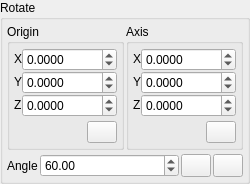
            <widget class="QGroupBox" name="RotateGroup" >
             <property name="sizePolicy" >
              <sizepolicy>
               <hsizetype>1</hsizetype>
               <vsizetype>1</vsizetype>
               <horstretch>0</horstretch>
               <verstretch>0</verstretch>
              </sizepolicy>
             </property>
             <property name="title" >
              <string>Rotate</string>
             </property>
             <layout class="QVBoxLayout" >
              <property name="margin" >
               <number>4</number>
              </property>
              <property name="spacing" >
               <number>4</number>
              </property>
              <item>
               <layout class="QHBoxLayout" >
                <property name="margin" >
                 <number>0</number>
                </property>
                <property name="spacing" >
                 <number>2</number>
                </property>
                <item>
                 <widget class="QGroupBox" name="RotateOriginGroup" >
                  <property name="sizePolicy" >
                   <sizepolicy>
                    <hsizetype>5</hsizetype>
                    <vsizetype>1</vsizetype>
                    <horstretch>0</horstretch>
                    <verstretch>0</verstretch>
                   </sizepolicy>
                  </property>
                  <property name="title" >
                   <string>Origin</string>
                  </property>
                  <layout class="QVBoxLayout" >
                   <property name="margin" >
                    <number>4</number>
                   </property>
                   <property name="spacing" >
                    <number>4</number>
                   </property>
                   <item>
                    <layout class="QGridLayout" >
                     <property name="margin" >
                      <number>0</number>
                     </property>
                     <property name="spacing" >
                      <number>0</number>
                     </property>
                     <item row="0" column="0" >
                      <widget class="QLabel" name="label" >
                       <property name="sizePolicy" >
                        <sizepolicy>
                         <hsizetype>0</hsizetype>
                         <vsizetype>0</vsizetype>
                         <horstretch>0</horstretch>
                         <verstretch>0</verstretch>
                        </sizepolicy>
                       </property>
                       <property name="text" >
                        <string>X</string>
                       </property>
                      </widget>
                     </item>
                     <item row="2" column="0" >
                      <widget class="QLabel" name="label_3" >
                       <property name="sizePolicy" >
                        <sizepolicy>
                         <hsizetype>0</hsizetype>
                         <vsizetype>0</vsizetype>
                         <horstretch>0</horstretch>
                         <verstretch>0</verstretch>
                        </sizepolicy>
                       </property>
                       <property name="text" >
                        <string>Z</string>
                       </property>
                      </widget>
                     </item>
                     <item row="1" column="0" >
                      <widget class="QLabel" name="label_2" >
                       <property name="sizePolicy" >
                        <sizepolicy>
                         <hsizetype>0</hsizetype>
                         <vsizetype>0</vsizetype>
                         <horstretch>0</horstretch>
                         <verstretch>0</verstretch>
                        </sizepolicy>
                       </property>
                       <property name="text" >
                        <string>Y</string>
                       </property>
                      </widget>
                     </item>
                     <item row="0" column="1" >
                      <widget class="QDoubleSpinBox" name="RotateOriginXSpin" >
                       <property name="sizePolicy" >
                        <sizepolicy>
                         <hsizetype>7</hsizetype>
                         <vsizetype>0</vsizetype>
                         <horstretch>0</horstretch>
                         <verstretch>0</verstretch>
                        </sizepolicy>
                       </property>
                       <property name="decimals" >
                        <number>4</number>
                       </property>
                       <property name="maximum" >
                        <double>10000.000000000000000</double>
                       </property>
                       <property name="minimum" >
                        <double>-10000.000000000000000</double>
                       </property>
                      </widget>
                     </item>
                     <item row="1" column="1" >
                      <widget class="QDoubleSpinBox" name="RotateOriginYSpin" >
                       <property name="sizePolicy" >
                        <sizepolicy>
                         <hsizetype>7</hsizetype>
                         <vsizetype>0</vsizetype>
                         <horstretch>0</horstretch>
                         <verstretch>0</verstretch>
                        </sizepolicy>
                       </property>
                       <property name="decimals" >
                        <number>4</number>
                       </property>
                       <property name="maximum" >
                        <double>10000.000000000000000</double>
                       </property>
                       <property name="minimum" >
                        <double>-10000.000000000000000</double>
                       </property>
                      </widget>
                     </item>
                     <item row="2" column="1" >
                      <widget class="QDoubleSpinBox" name="RotateOriginZSpin" >
                       <property name="sizePolicy" >
                        <sizepolicy>
                         <hsizetype>7</hsizetype>
                         <vsizetype>0</vsizetype>
                         <horstretch>0</horstretch>
                         <verstretch>0</verstretch>
                        </sizepolicy>
                       </property>
                       <property name="decimals" >
                        <number>4</number>
                       </property>
                       <property name="maximum" >
                        <double>10000.000000000000000</double>
                       </property>
                       <property name="minimum" >
                        <double>-10000.000000000000000</double>
                       </property>
                      </widget>
                     </item>
                    </layout>
                   </item>
                   <item>
                    <layout class="QHBoxLayout" >
                     <property name="margin" >
                      <number>0</number>
                     </property>
                     <property name="spacing" >
                      <number>2</number>
                     </property>
                     <item>
                      <spacer>
                       <property name="orientation" >
                        <enum>Qt::Horizontal</enum>
                       </property>
                       <property name="sizeHint" >
                        <size>
                         <width>40</width>
                         <height>20</height>
                        </size>
                       </property>
                      </spacer>
                     </item>
                     <item>
                      <widget class="QPushButton" name="RotateDefineOriginButton" >
                       <property name="sizePolicy" >
                        <sizepolicy>
                         <hsizetype>7</hsizetype>
                         <vsizetype>0</vsizetype>
                         <horstretch>0</horstretch>
                         <verstretch>0</verstretch>
                        </sizepolicy>
                       </property>
                       <property name="maximumSize" >
                        <size>
                         <width>30</width>
                         <height>30</height>
                        </size>
                       </property>
                       <property name="toolTip" >
                        <string>Define rotation origin from the current atom selection</string>
                       </property>
                       <property name="text" >
                        <string/>
                       </property>
                       <property name="icon" >
                        <iconset resource="icons.qrc" >:/basic/icons/basic_define.svg</iconset>
                       </property>
                      </widget>
                     </item>
                    </layout>
                   </item>
                  </layout>
                 </widget>
                </item>
                <item>
                 <widget class="QGroupBox" name="RotateOriginGroup_2" >
                  <property name="sizePolicy" >
                   <sizepolicy>
                    <hsizetype>1</hsizetype>
                    <vsizetype>5</vsizetype>
                    <horstretch>0</horstretch>
                    <verstretch>0</verstretch>
                   </sizepolicy>
                  </property>
                  <property name="title" >
                   <string>Axis</string>
                  </property>
                  <layout class="QVBoxLayout" >
                   <property name="margin" >
                    <number>4</number>
                   </property>
                   <property name="spacing" >
                    <number>4</number>
                   </property>
                   <item>
                    <layout class="QGridLayout" >
                     <property name="margin" >
                      <number>0</number>
                     </property>
                     <property name="spacing" >
                      <number>0</number>
                     </property>
                     <item row="0" column="0" >
                      <widget class="QLabel" name="label_4" >
                       <property name="sizePolicy" >
                        <sizepolicy>
                         <hsizetype>0</hsizetype>
                         <vsizetype>0</vsizetype>
                         <horstretch>0</horstretch>
                         <verstretch>0</verstretch>
                        </sizepolicy>
                       </property>
                       <property name="text" >
                        <string>X</string>
                       </property>
                      </widget>
                     </item>
                     <item row="1" column="0" >
                      <widget class="QLabel" name="label_5" >
                       <property name="sizePolicy" >
                        <sizepolicy>
                         <hsizetype>0</hsizetype>
                         <vsizetype>0</vsizetype>
                         <horstretch>0</horstretch>
                         <verstretch>0</verstretch>
                        </sizepolicy>
                       </property>
                       <property name="text" >
                        <string>Y</string>
                       </property>
                      </widget>
                     </item>
                     <item row="2" column="0" >
                      <widget class="QLabel" name="label_6" >
                       <property name="sizePolicy" >
                        <sizepolicy>
                         <hsizetype>0</hsizetype>
                         <vsizetype>0</vsizetype>
                         <horstretch>0</horstretch>
                         <verstretch>0</verstretch>
                        </sizepolicy>
                       </property>
                       <property name="text" >
                        <string>Z</string>
                       </property>
                      </widget>
                     </item>
                     <item row="0" column="1" >
                      <widget class="QDoubleSpinBox" name="RotateAxisXSpin" >
                       <property name="sizePolicy" >
                        <sizepolicy>
                         <hsizetype>0</hsizetype>
                         <vsizetype>0</vsizetype>
                         <horstretch>0</horstretch>
                         <verstretch>0</verstretch>
                        </sizepolicy>
                       </property>
                       <property name="decimals" >
                        <number>4</number>
                       </property>
                       <property name="maximum" >
                        <double>10000.000000000000000</double>
                       </property>
                       <property name="minimum" >
                        <double>-10000.000000000000000</double>
                       </property>
                       <property name="value" >
                        <double>0.000000000000000</double>
                       </property>
                      </widget>
                     </item>
                     <item row="1" column="1" >
                      <widget class="QDoubleSpinBox" name="RotateAxisYSpin" >
                       <property name="sizePolicy" >
                        <sizepolicy>
                         <hsizetype>0</hsizetype>
                         <vsizetype>0</vsizetype>
                         <horstretch>0</horstretch>
                         <verstretch>0</verstretch>
                        </sizepolicy>
                       </property>
                       <property name="decimals" >
                        <number>4</number>
                       </property>
                       <property name="maximum" >
                        <double>10000.000000000000000</double>
                       </property>
                       <property name="minimum" >
                        <double>-10000.000000000000000</double>
                       </property>
                      </widget>
                     </item>
                     <item row="2" column="1" >
                      <widget class="QDoubleSpinBox" name="RotateAxisZSpin" >
                       <property name="sizePolicy" >
                        <sizepolicy>
                         <hsizetype>0</hsizetype>
                         <vsizetype>0</vsizetype>
                         <horstretch>0</horstretch>
                         <verstretch>0</verstretch>
                        </sizepolicy>
                       </property>
                       <property name="decimals" >
                        <number>4</number>
                       </property>
                       <property name="maximum" >
                        <double>10000.000000000000000</double>
                       </property>
                       <property name="minimum" >
                        <double>-10000.000000000000000</double>
                       </property>
                      </widget>
                     </item>
                    </layout>
                   </item>
                   <item>
                    <layout class="QHBoxLayout" >
                     <property name="margin" >
                      <number>0</number>
                     </property>
                     <property name="spacing" >
                      <number>2</number>
                     </property>
                     <item>
                      <spacer>
                       <property name="orientation" >
                        <enum>Qt::Horizontal</enum>
                       </property>
                       <property name="sizeHint" >
                        <size>
                         <width>40</width>
                         <height>20</height>
                        </size>
                       </property>
                      </spacer>
                     </item>
                     <item>
                      <widget class="QPushButton" name="RotateDefineAxisButton" >
                       <property name="sizePolicy" >
                        <sizepolicy>
                         <hsizetype>7</hsizetype>
                         <vsizetype>0</vsizetype>
                         <horstretch>0</horstretch>
                         <verstretch>0</verstretch>
                        </sizepolicy>
                       </property>
                       <property name="maximumSize" >
                        <size>
                         <width>30</width>
                         <height>30</height>
                        </size>
                       </property>
                       <property name="toolTip" >
                        <string>Define translation axis from current selection</string>
                       </property>
                       <property name="text" >
                        <string/>
                       </property>
                       <property name="icon" >
                        <iconset resource="icons.qrc" >:/basic/icons/basic_define.svg</iconset>
                       </property>
                      </widget>
                     </item>
                    </layout>
                   </item>
                  </layout>
                 </widget>
                </item>
               </layout>
              </item>
              <item>
               <layout class="QHBoxLayout" >
                <property name="margin" >
                 <number>0</number>
                </property>
                <property name="spacing" >
                 <number>2</number>
                </property>
                <item>
                 <widget class="QLabel" name="label_8" >
                  <property name="text" >
                   <string>Angle</string>
                  </property>
                 </widget>
                </item>
                <item>
                 <widget class="QDoubleSpinBox" name="RotateAngleSpin" >
                  <property name="sizePolicy" >
                   <sizepolicy>
                    <hsizetype>7</hsizetype>
                    <vsizetype>0</vsizetype>
                    <horstretch>0</horstretch>
                    <verstretch>0</verstretch>
                   </sizepolicy>
                  </property>
                  <property name="suffix" >
                   <string/>
                  </property>
                  <property name="maximum" >
                   <double>360.000000000000000</double>
                  </property>
                  <property name="minimum" >
                   <double>0.000000000000000</double>
                  </property>
                  <property name="value" >
                   <double>60.000000000000000</double>
                  </property>
                 </widget>
                </item>
                <item>
                 <widget class="QPushButton" name="RotateAnticlockwiseButton" >
                  <property name="sizePolicy" >
                   <sizepolicy>
                    <hsizetype>0</hsizetype>
                    <vsizetype>0</vsizetype>
                    <horstretch>0</horstretch>
                    <verstretch>0</verstretch>
                   </sizepolicy>
                  </property>
                  <property name="maximumSize" >
                   <size>
                    <width>30</width>
                    <height>30</height>
                   </size>
                  </property>
                  <property name="toolTip" >
                   <string>Rotate selection anticlockwise about current origin/axis</string>
                  </property>
                  <property name="text" >
                   <string/>
                  </property>
                  <property name="icon" >
                   <iconset resource="icons.qrc" >:/arrows/icons/arrow_anticlockwise.svg</iconset>
                  </property>
                  <property name="checkable" >
                   <bool>false</bool>
                  </property>
                 </widget>
                </item>
                <item>
                 <widget class="QPushButton" name="RotateClockwiseButton" >
                  <property name="sizePolicy" >
                   <sizepolicy>
                    <hsizetype>0</hsizetype>
                    <vsizetype>0</vsizetype>
                    <horstretch>0</horstretch>
                    <verstretch>0</verstretch>
                   </sizepolicy>
                  </property>
                  <property name="maximumSize" >
                   <size>
                    <width>30</width>
                    <height>30</height>
                   </size>
                  </property>
                  <property name="toolTip" >
                   <string>Rotate selection clockwise about defined origin/axis</string>
                  </property>
                  <property name="text" >
                   <string/>
                  </property>
                  <property name="icon" >
                   <iconset resource="icons.qrc" >:/arrows/icons/arrow_clockwise.svg</iconset>
                  </property>
                  <property name="checkable" >
                   <bool>false</bool>
                  </property>
                 </widget>
                </item>
               </layout>
              </item>
             </layout>
            </widget>
